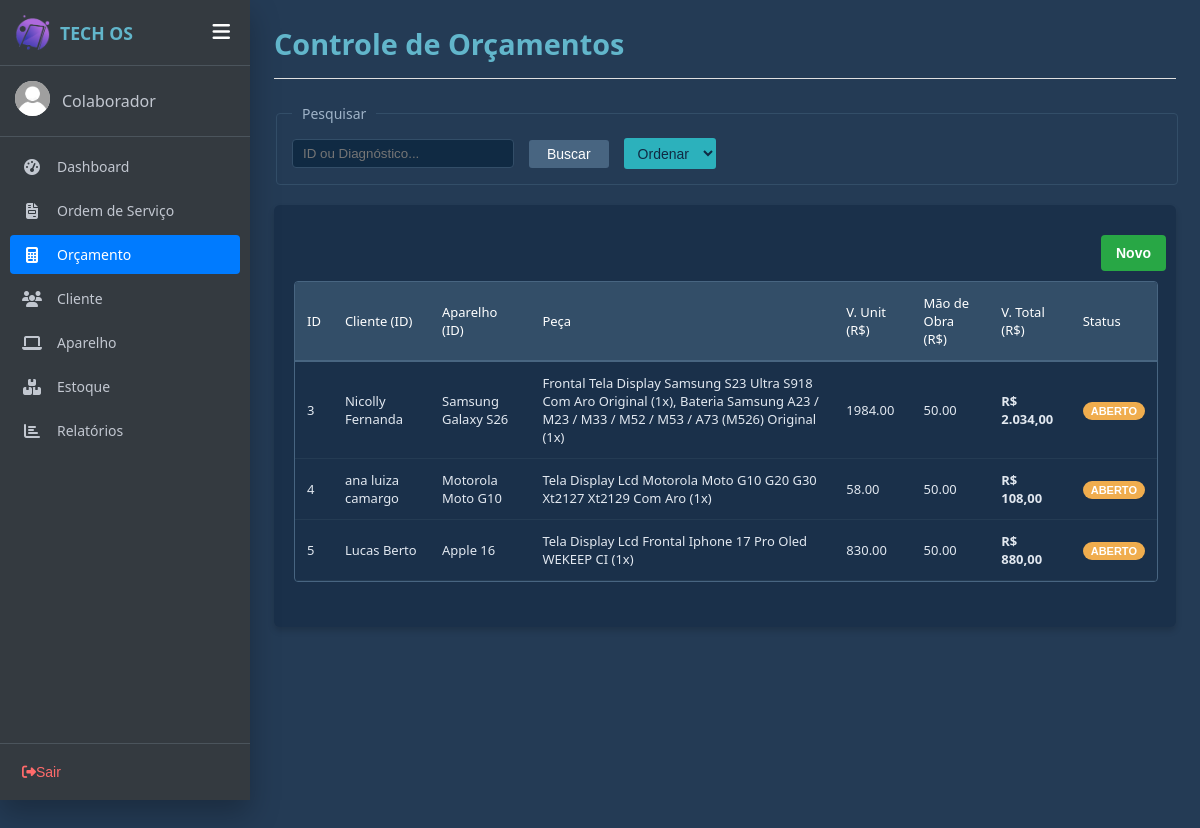
Screenshot of /orcamentos.php with the database file from the repository.
### tables this page shows
CREATE TABLE `orcamento` (
  `idOrcamento` int(11) NOT NULL COMMENT 'Chave primária de identificação do orçamento',
  `diagnostico` varchar(255) DEFAULT NULL COMMENT 'Avaliação técnica inicial, defeito constatado ou parecer profissional sobre o problema',
  `peca` varchar(255) DEFAULT NULL COMMENT 'Descrição das peças principais necessárias',
  `valorUni` decimal(10,2) DEFAULT 0.00 COMMENT 'Valor unitário associado(subtotal das peças)',
  `maoObra` decimal(10,2) DEFAULT 0.00 COMMENT 'Valor cobrado pelo serviço',
  `valorTotal` decimal(10,2) DEFAULT 0.00 COMMENT 'Valor total do orçamento',
  `status` varchar(50) DEFAULT 'aberto' COMMENT 'Situação atual do orçamento(aberto,aprovado, reprovado, finalizado).',
  `OS_idOS` int(11) DEFAULT NULL COMMENT 'Chave estrangeira.Vincula este orçamento à Ordem de Serviço correspondente, se houver.',
  `Cliente_idCliente` int(11) NOT NULL COMMENT 'Chave estrangeira. Identifica o cliente que solicitou o orçamento',
  `Aparelho_idAparelho` int(11) NOT NULL COMMENT 'Chave estrangeira. Vincula o orçamento ao aparelho que passará pelo serviço',
  `dataOrcamento` datetime DEFAULT current_timestamp() COMMENT 'Data e hora de criação ou registro do orçamento no sistema'
);

### orcamentos.php (the view, shortened to what this page needs)
<!DOCTYPE html>
<html lang="pt-BR">
<head>
    <link rel="stylesheet" href="css/style_geral.css">
    <link rel="stylesheet" href="css/style_orcamento.css">
</head>
<body>
    <?php include('sidebar.php'); ?>
    <div class="page-content">
        <div class="os-header">
            <div>
                <h2>Controle de Orçamentos</h2>
            </div>
        </div>
        <fieldset class="search-fieldset">
            <legend>Pesquisar</legend>
            <div class="search-box">
                <input type="text" id="pesquisar" name="pesquisar" placeholder="ID ou Diagnóstico...">
                <button type="button" class="btn btn-blue" id="btnBuscar">Buscar</button>
                <select id="ordenarSelect" class="btn btn-cyan" style="color: #102a43; cursor: pointer; height: 31px; padding: 0 10px;">
                    <option value="" style="color: black;">Ordenar</option>
                </select>
            </div>
        </fieldset>
        <div class="section-card">
        <div class="footer-actions">
            <button type="button" class="btn btn-sucesso" id="btnNovoOrcamento">Novo</button>
        </div>
            <div class="table-container">
                <table class="os-table" id="orcamentoTable">
                    <thead>
                        <tr>
                            <th>ID</th>
                            <th>Cliente (ID)</th>
                            <th>Aparelho (ID)</th>
                            <th>Peça</th>
                            <th>V. Unit (R$)</th>
                            <th>Mão de Obra (R$)</th>
                            <th>V. Total (R$)</th>
                            <th>Status</th>
                        </tr>
                    </thead>
                    <tbody>
                        <?php echo listarOrcamentos(); ?>
                    </tbody>
                </table>
            </div>
        </div>
    </div>
</body>
</html>

### php/funcaoOrcamento.php (shortened to what this page needs)
<?php
function listarOrcamentos(){
    $html = "";
    $sql = "SELECT o.idOrcamento,
                   COALESCE(c.nomeCliente, 'Cliente não encontrado') AS nomeCliente,
                   COALESCE(m.nomeMarca, 'S/ Marca') AS nomeMarca,
                   COALESCE(mo.nomeModelo, 'S/ Modelo') AS nomeModelo,
                   o.peca, o.valorUni, o.maoObra, o.valorTotal, o.status, o.diagnostico,
                   o.Cliente_idCliente, o.Aparelho_idAparelho
            FROM orcamento o
            LEFT JOIN clientes c ON o.Cliente_idCliente = c.idCliente
            LEFT JOIN aparelho a ON o.Aparelho_idAparelho = a.idAparelho
            LEFT JOIN modelo mo ON a.Modelo_idModelo = mo.idModelo
            LEFT JOIN marca m ON mo.Marca_idMarca = m.idMarca";
    include("includes/conexao.php");
    $result = mysqli_query($conn, $sql);
    if($result && mysqli_num_rows($result) > 0){
        foreach($result as $coluna){
            $statusFormatado = ucfirst($coluna['status']);
            $classeBadge = 'badge-aberto';
            if(strtolower($coluna['status']) == 'aberto') $classeBadge = 'badge-aberto';
            $idO = $coluna['idOrcamento'];
            $pecasResult = mysqli_query($conn, "SELECT peca, quantidade FROM orcamento_peca WHERE Orcamento_idOrcamento = $idO");
            $listaPecas = [];
            if ($pecasResult) {
                while($p = mysqli_fetch_assoc($pecasResult)){
                    $listaPecas[] = $p['peca'] . " (" . $p['quantidade'] . "x)";
                }
            }
            $txtPecas = count($listaPecas) > 0 ? implode(", ", $listaPecas) : "Sem peças vinculadas";
            $nomeAparelho = trim($coluna['nomeMarca'] . " " . $coluna['nomeModelo']);
            $html .= "<tr class='orcamento-row' style='cursor: pointer;'
                        data-id='".$coluna['idOrcamento']."'
                        data-cliente='".htmlspecialchars($coluna['nomeCliente'], ENT_QUOTES, 'UTF-8')."'
                        data-cliente-id='".$coluna['Cliente_idCliente']."'
                        data-aparelho-id='".$coluna['Aparelho_idAparelho']."'
                        data-aparelho='".htmlspecialchars($nomeAparelho, ENT_QUOTES, 'UTF-8')."'
                        data-diagnostico='".htmlspecialchars($coluna['diagnostico'] ?? '', ENT_QUOTES, 'UTF-8')."'
                        data-pecas='".htmlspecialchars($txtPecas, ENT_QUOTES, 'UTF-8')."'
                        data-mao-obra='".$coluna['maoObra']."'
                        data-total='".$coluna['valorTotal']."'
                        data-status='".ucfirst($coluna['status'])."'>
                    <td>".$coluna['idOrcamento']."</td>
                    <td>".htmlspecialchars($coluna['nomeCliente'], ENT_QUOTES, 'UTF-8')."</td>
                    <td>".htmlspecialchars($nomeAparelho, ENT_QUOTES, 'UTF-8')."</td>
                    <td>".htmlspecialchars($txtPecas, ENT_QUOTES, 'UTF-8')."</td>
                    <td>".$coluna['valorUni']."</td>
                    <td>".$coluna['maoObra']."</td>
                    <td><strong>R$ ".number_format($coluna['valorTotal'], 2, ',', '.')."</strong></td>
                    <td>";
            if (strtolower($coluna['status']) == 'aberto') {
                $html .= "<button type='button' class='badge badge-aberto' onclick='abrirModalStatus(".$coluna['idOrcamento'].")' style='cursor:pointer; border: none;'>Aberto</button>";
            } else {
                $html .= "<span class='badge ".$classeBadge."'>".$statusFormatado."</span>";
            }
            $html .= "</td></tr>";
        }
    } else {
        $html .= "<tr><td colspan='8' style='text-align:center;'>Nenhum orçamento cadastrado.</td></tr>";
    }
    return $html;
}
?>

### css/style_geral.css (style rules this page uses)
#pesquisar, #status, #data_inicio, #data_final { background-color: #102a43; border: 1px solid #334e68; color: white; padding: 6px 10px; border-radius: 4px; width: 200px; outline: none; }
.page-content { display: flex; flex-direction: column; width: 100%; padding: 24px; min-height: 100vh; overflow-x: hidden; background-color: #243b55; color: #ffffff; font-family: 'Segoe UI', Tahoma, Geneva, Verdana, sans-serif; }
.os-header { display: flex; justify-content: space-between; align-items: center; border-bottom: 1px solid #e0e0e0; padding-bottom: 10px; margin-bottom: 25px; }
.os-header h2 { font-size: 1.8rem; color: #62b6cb; margin: 0 0 5px 0; }
.search-fieldset { border: 1px solid #334e68; border-radius: 4px; padding: 15px; margin-bottom: 20px; width: 100%; box-sizing: border-box; }
.search-fieldset legend { padding: 0 10px; font-size: 14px; color: #9fb3c8; }
.search-box { display: flex; align-items: center; gap: 15px; }
.search-box input[type="text"] { background-color: #102a43; border: 1px solid #334e68; color: white; padding: 6px 10px; border-radius: 4px; width: 200px; outline: none; }
.btn { padding: 6px 18px; border: none; border-radius: 3px; cursor: pointer; font-size: 14px; transition: background 0.2s; }
.btn-blue { background-color: #486581; color: white; }
.btn-cyan { background-color: #2cb1bc; color: #102a43; font-weight: 500; }
.badge { padding: 3px 8px; border-radius: 12px; font-size: 11px; text-transform: uppercase; font-weight: bold; }
.badge-aberto { background-color: #f0ad4e; color: #fff; }
.btn-sucesso { background-color: #28a745; color: white; border: none; padding: 10px 15px; border-radius: 4px; cursor: pointer; font-weight: bold; }
.section-card { background-color: #1a304a; border-radius: 6px; padding: 20px; box-shadow: 0 4px 6px rgba(0, 0, 0, 0.15); }
.table-container { border: 1px solid #486581 !important; border-radius: 4px; background-color: #1a304a; overflow-x: auto; margin-bottom: 25px; width: 100%; flex-grow: 1; }
.os-table { width: 100%; border-collapse: collapse; text-align: left; font-size: 13px; }
.os-table th { background-color: #334e68; color: #ffffff; padding: 12px; font-weight: 500; border-bottom: 2px solid #486581; }
.os-table td { padding: 12px; border-bottom: 1px solid #243b53; color: #e2e8f0; }
.footer-actions { display: flex; justify-content: right; gap: 15px; width: 100%; margin-top: auto; padding: 10px; }

### css/sidebar.css (style rules this page uses)
:root { --sidebar-bg: #343a40; --sidebar-hover: rgba(255, 255, 255, 0.1); --sidebar-active: #007bff; --text-color: #c2c7d0; --sidebar-width: 250px; }
body { margin: 0; font-family: 'Segoe UI', Tahoma, Geneva, Verdana, sans-serif; display: flex; background-color: #243b55; color: #ffffff; min-height: 100vh; transition: padding-left 0.3s ease; padding-left: var(--sidebar-width); }

### rows the page displays
orcamento: idOrcamento "3", nomeCliente "Nicolly Fernanda", nomeAparelho "Samsung Galaxy S26", txtPecas "Frontal Tela Display Samsung S23 Ultra S918 Com Aro Original (1x), Bateria Samsung A23 / M23 / M33 / M52 / M53 / A73 (M526) Original (1x)", valorUni "1984.00", maoObra "50.00", valorTotal "2.034,00"
orcamento: idOrcamento "4", nomeCliente "ana luiza camargo", nomeAparelho "Motorola Moto G10", txtPecas "Tela Display Lcd Motorola Moto G10 G20 G30 Xt2127 Xt2129 Com Aro (1x)", valorUni "58.00", maoObra "50.00", valorTotal "108,00"
orcamento: idOrcamento "5", nomeCliente "Lucas Berto", nomeAparelho "Apple 16", txtPecas "Tela Display Lcd Frontal Iphone 17 Pro Oled WEKEEP CI (1x)", valorUni "830.00", maoObra "50.00", valorTotal "880,00"

### other values shown
nomeFuncionario($idLogado) "Colaborador"
